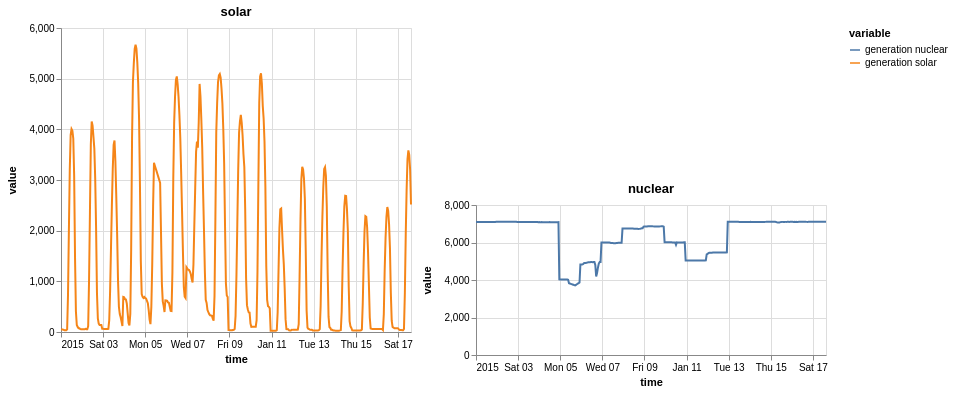

This figure's notebook cell:
### Markdown cell above
An empty cell keeps the grid rectangular where a panel is missing, here a tall
panel on the left and a single panel in the bottom right corner.

### Code cell
on.layout(
    "A .\n"
    "A B",
    A=line(solar, title='solar'),
    B=line(nuclear, title='nuclear'),
)\
    .properties(width=350, height=150)\
    .show()

### Figure 1 — Vega specification as saved in the notebook (floating-point values rounded to 4 significant figures; data arrays with more than 128 entries replaced by an {"elided": "..."} marker saying what was removed)
{"$schema": "https://vega.github.io/schema/vega/v5.json", "data": [{"name": "source_0", "values": {"elided": "400 records"}, "transform": [{"type": "formula", "expr": "toDate(datum['time'])", "as": "time"}]}, {"name": "source_1", "values": [{}]}, {"name": "source_2", "values": {"elided": "400 records"}, "transform": [{"type": "formula", "expr": "toDate(datum['time'])", "as": "time"}]}, {"name": "source_0_color_domain_variable_0", "values": [{"variable": "generation solar"}]}, {"name": "source_2_color_domain_variable_1", "values": [{"variable": "generation nuclear"}]}, {"name": "source_0_concat_0_y_domain_value", "values": [{"min": 23.0, "max": 5668.0}]}, {"name": "source_2_concat_1_concat_1_y_domain_value", "values": [{"min": 3712.0, "max": 7108.0}]}], "signals": [{"name": "childWidth", "value": 350}, {"name": "concat_0_height", "value": 304}, {"name": "concat_1_childHeight", "value": 150}], "marks": [{"type": "group", "name": "concat_0_group", "encode": {"update": {"height": {"signal": "concat_0_height"}, "width": {"signal": "childWidth"}}}, "marks": [{"type": "group", "name": "concat_0_layer_0_pathgroup", "from": {"facet": {"data": "source_0", "name": "faceted_path_concat_0_layer_0_main", "groupby": ["variable"]}}, "encode": {"update": {"height": {"field": {"signal": null, "datum": null, "group": "height", "parent": null}}, "width": {"field": {"signal": null, "datum": null, "group": "width", "parent": null}}}}, "marks": [{"type": "line", "name": "concat_0_layer_0_marks", "from": {"data": "faceted_path_concat_0_layer_0_main"}, "sort": {"field": "x"}, "encode": {"update": {"stroke": {"field": "variable", "scale": "color"}, "y": {"field": "value", "scale": "concat_0_y"}, "x": {"field": "time", "scale": "x"}, "defined": {"signal": "isValid(datum[\"time\"]) && isFinite(+datum[\"time\"]) && isValid(datum[\"value\"]) && isFinite(+datum[\"value\"])"}}}, "style": ["line"]}]}], "axes": [{"scale": "x", "minExtent": 0, "ticks": false, "gridScale": "concat_0_y", "grid": true, "tickCount": {"signal": "ceil(childWidth/40)"}, "orient": "bottom", "aria": false, "maxExtent": 0, "domain": false, "labels": false, "zindex": 0}, {"scale": "concat_0_y", "labels": false, "aria": false, "grid": true, "domain": false, "tickCount": {"signal": "ceil(concat_0_height/40)"}, "maxExtent": 0, "orient": "left", "zindex": 0, "gridScale": "x", "ticks": false, "minExtent": 0}, {"scale": "x", "labelFlush": true, "labelOverlap": true, "tickCount": {"signal": "ceil(childWidth/40)"}, "zindex": 0, "orient": "bottom", "grid": false, "title": "time"}, {"scale": "concat_0_y", "labelOverlap": true, "zindex": 0, "orient": "left", "grid": false, "title": "value", "tickCount": {"signal": "ceil(concat_0_height/40)"}}], "title": {"text": "solar", "frame": "group"}, "style": "cell"}, {"type": "group", "name": "concat_1_group", "marks": [{"type": "group", "name": "concat_1_concat_0_group", "encode": {"update": {"height": {"signal": "concat_1_childHeight"}, "width": {"signal": "childWidth"}}}, "marks": [{"type": "symbol", "name": "concat_1_concat_0_marks", "from": {"data": "source_1"}, "encode": {"update": {"y": {"signal": "concat_1_childHeight", "mult": 0.5}, "fill": {"value": "transparent"}, "stroke": {"value": "#4c78a8"}, "opacity": {"value": 0}, "x": {"signal": "childWidth", "mult": 0.5}}}, "style": ["point"]}], "style": "view"}, {"type": "group", "name": "concat_1_concat_1_group", "encode": {"update": {"width": {"signal": "childWidth"}, "height": {"signal": "concat_1_childHeight"}}}, "marks": [{"type": "group", "name": "concat_1_concat_1_layer_0_pathgroup", "from": {"facet": {"data": "source_2", "name": "faceted_path_concat_1_concat_1_layer_0_main", "groupby": ["variable"]}}, "encode": {"update": {"width": {"field": {"signal": null, "datum": null, "group": "width", "parent": null}}, "height": {"field": {"signal": null, "datum": null, "group": "height", "parent": null}}}}, "marks": [{"type": "line", "name": "concat_1_concat_1_layer_0_marks", "from": {"data": "faceted_path_concat_1_concat_1_layer_0_main"}, "sort": {"field": "x"}, "encode": {"update": {"y": {"field": "value", "scale": "concat_1_concat_1_y"}, "stroke": {"field": "variable", "scale": "color"}, "defined": {"signal": "isValid(datum[\"time\"]) && isFinite(+datum[\"time\"]) && isValid(datum[\"value\"]) && isFinite(+datum[\"value\"])"}, "x": {"field": "time", "scale": "x"}}}, "style": ["line"]}]}], "axes": [{"scale": "x", "zindex": 0, "maxExtent": 0, "aria": false, "minExtent": 0, "ticks": false, "grid": true, "tickCount": {"signal": "ceil(childWidth/40)"}, "orient": "bottom", "domain": false, "labels": false, "gridScale": "concat_1_concat_1_y"}, {"scale": "concat_1_concat_1_y", "minExtent": 0, "gridScale": "x", "domain": false, "zindex": 0, "maxExtent": 0, "labels": false, "tickCount": {"signal": "ceil(concat_1_childHeight/40)"}, "orient": "left", "grid": true, "aria": false, "ticks": false}, {"scale": "x", "orient": "bottom", "labelFlush": true, "labelOverlap": true, "zindex": 0, "tickCount": {"signal": "ceil(childWidth/40)"}, "grid": false, "title": "time"}, {"scale": "concat_1_concat_1_y", "orient": "left", "grid": false, "labelOverlap": true, "tickCount": {"signal": "ceil(concat_1_childHeight/40)"}, "zindex": 0, "title": "value"}], "title": {"text": "nuclear", "frame": "group"}, "style": "cell"}], "layout": {"padding": 4, "columns": 1, "bounds": "full", "align": "each", "center": false}}], "scales": [{"name": "x", "type": "time", "domain": {"fields": [{"data": "source_0", "field": "time"}, {"data": "source_2", "field": "time"}]}, "range": [0, {"signal": "childWidth"}]}, {"name": "color", "type": "ordinal", "domain": {"fields": [{"data": "source_0_color_domain_variable_0", "field": "variable"}, {"data": "source_2_color_domain_variable_1", "field": "variable"}], "sort": true}, "range": "category"}, {"name": "concat_0_y", "type": "linear", "domain": [{"signal": "(data(\"source_0_concat_0_y_domain_value\")[0] || {}).min"}, {"signal": "(data(\"source_0_concat_0_y_domain_value\")[0] || {}).max"}], "range": [{"signal": "concat_0_height"}, 0], "nice": true, "zero": true}, {"name": "concat_1_concat_1_y", "type": "linear", "domain": [{"signal": "(data(\"source_2_concat_1_concat_1_y_domain_value\")[0] || {}).min"}, {"signal": "(data(\"source_2_concat_1_concat_1_y_domain_value\")[0] || {}).max"}], "range": [{"signal": "concat_1_childHeight"}, 0], "zero": true, "nice": true}], "config": {"axisY": {"minExtent": 40}}, "padding": 5, "background": "white", "legends": [{"stroke": "color", "symbolType": "stroke", "title": "variable"}], "layout": {"padding": 4, "bounds": "full", "align": "each", "center": false}}
